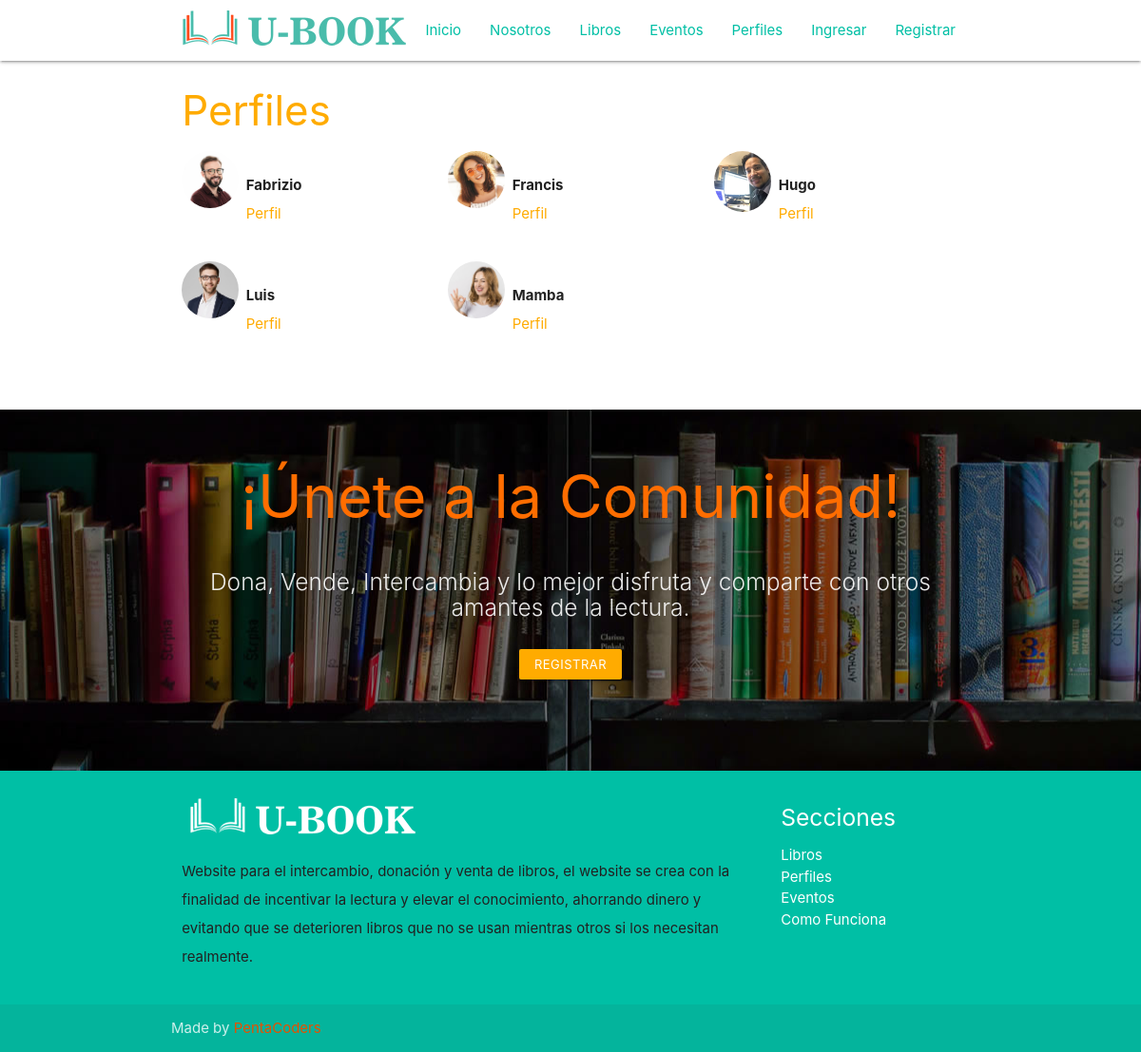
Page /profiles/ on the earlier database version.
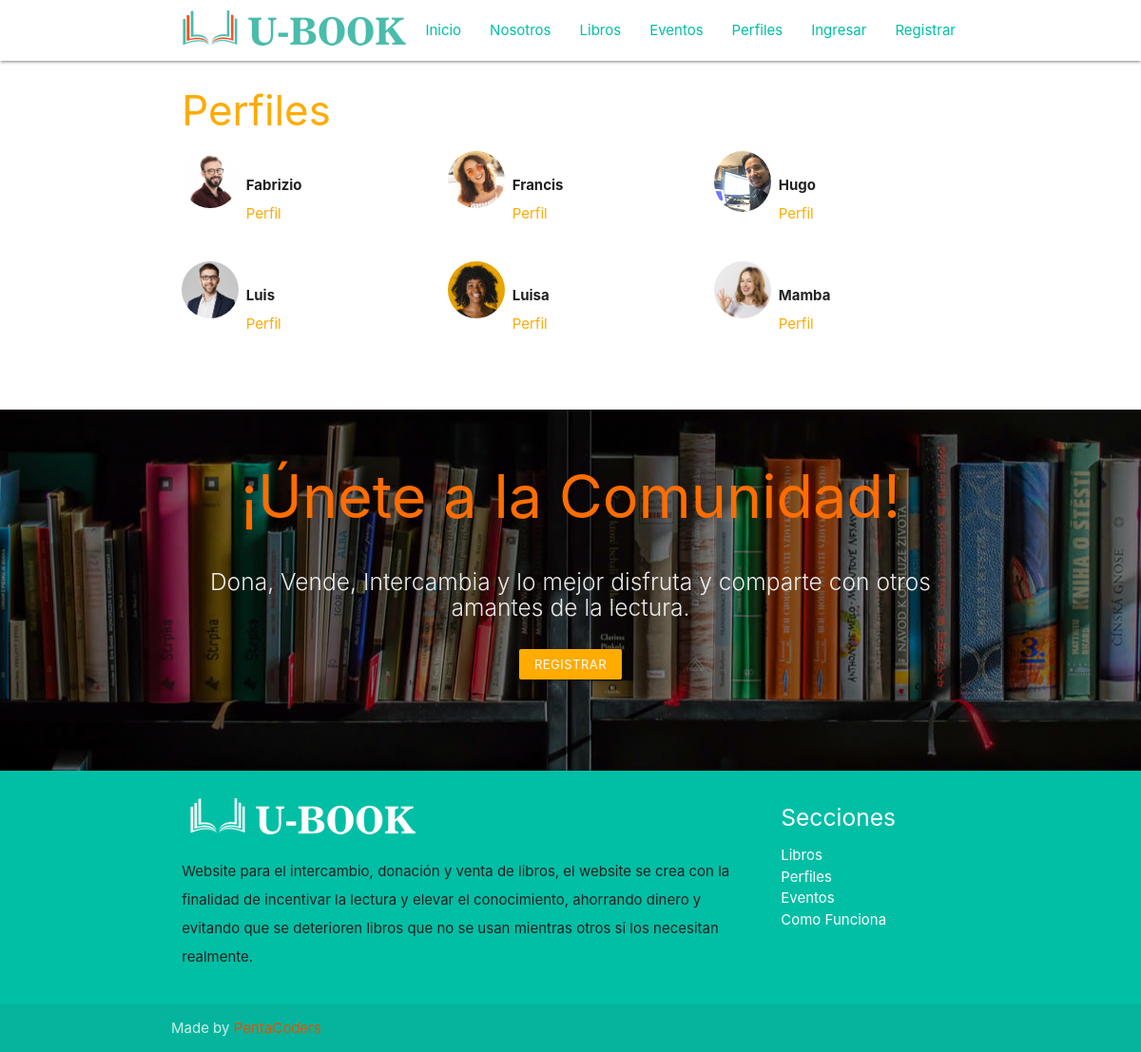
Same page on the later database version.
### registration/models.py (models this page shows)
class Profile(models.Model):
    user = models.OneToOneField(User, on_delete=models.CASCADE)
    avatar = models.ImageField(upload_to=custom_upload_to, null=True, blank=True)
    bio = models.TextField(null=True, blank=True)
    link = models.URLField(max_length=200, null=True, blank=True)
    class Meta:
        ordering = ['user__username']

### profiles/views.py (the view)
# urls.py: path('', ProfileListView.as_view(), name='list'),
class ProfileListView(ListView):
    model = Profile
    template_name = 'profiles/profile_list.html'
    paginate_by = 6

### profiles/templates/profiles/profile_list.html (shortened to what this page needs)
{% extends 'core/base.html' %}
{% load static %}
{% block content %}
<main role="main">
  <div class="container">
    <div class="row">
      <div class="col s12">
        <h3 class="amber-text text-accent-4">Perfiles</h3>
        <div class="row">
          {% for profile in profile_list %}
            <div class="col s6 m4">
              <div class="row">
                <div class="col s6 m4">
                  {% if profile.avatar %}
                    <img src="{{profile.avatar.url}}" class="circle responsive-img profile-avatar">
                  {% else %}
                    <img src="{% static 'registration/img/no-avatar.jpg' %}" class="circle responsive-img profile-avatar">
                  {% endif %}
                  <p class="profile-data">
                    <b>{{profile.user|truncatechars:"16"}}</b><br>
                    <a href="{% url 'profiles:detail' profile.user %}">Perfil</a>
                  </p>
                </div>
              </div>
            </div>
          {% endfor %}
        </div>
      </div>
    </div>
  </div>
</main>
{% endblock %}

Differences in the rows shown:
added Profile: avatar (picture), user "Luisa"
